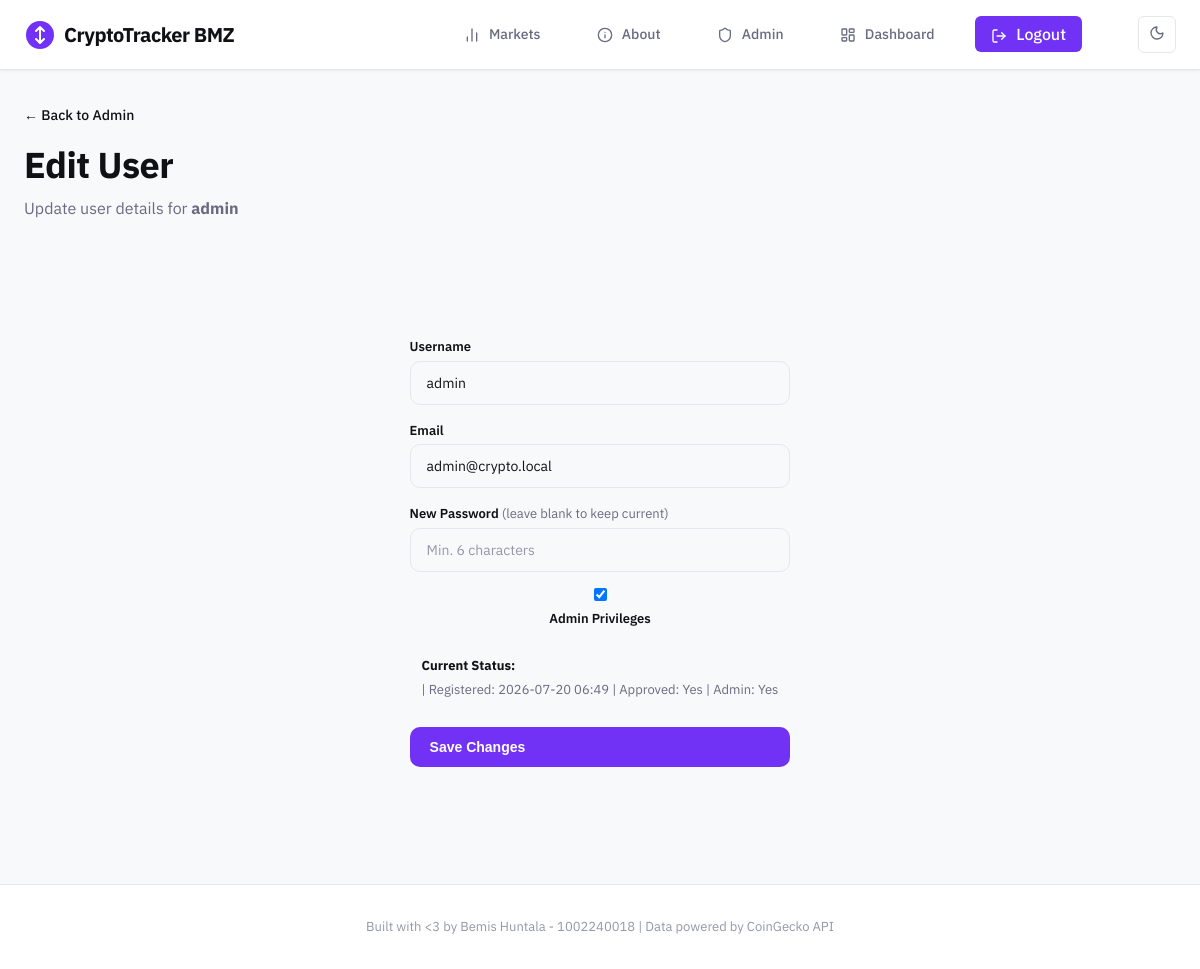
Page /admin/edit-user/2 (signed in) on the committed database.
### models.py (models this page shows, shortened)
class User(UserMixin, db.Model):
    __tablename__ = "user"
    id = db.Column(db.Integer, primary_key=True)
    username = db.Column(db.String(30), unique=True, nullable=False, index=True)
    email = db.Column(db.String(120), unique=True, nullable=False, index=True)
    password_hash = db.Column(db.String(256), nullable=False)
    is_admin = db.Column(db.Boolean, default=False, nullable=False)
    is_approved = db.Column(db.Boolean, default=False, nullable=False)
    created_at = db.Column(db.DateTime, default=datetime.utcnow)
    watchlist = db.relationship(
        "Watchlist",
        back_populates="user",
        cascade="all, delete-orphan",
        lazy="dynamic",
    )

### app.py (the view, shortened to what this page needs)
    @app.route("/admin/edit-user/<int:user_id>", methods=["GET", "POST"])
    @admin_required
    def admin_edit_user(user_id: int):
        user = db.session.get(User, user_id)
        if not user:
            flash("User tidak ditemukan.", "error")
            return redirect(url_for("admin"))
        return render_template("admin_edit.html", edit_user=user)

### app.py (called while the page is built)
def create_app() -> Flask:
    app = Flask(__name__)
    app.config.from_object(Config)
    db.init_app(app)
    login_manager.init_app(app)
    csrf.init_app(app)
    logging.basicConfig(
        level=logging.INFO,
        format="%(asctime)s %(levelname)s %(name)s: %(message)s",
    )
    login_manager.login_view = "login"
    login_manager.login_message = "Silakan login terlebih dahulu."
    @login_manager.user_loader
    def load_user(user_id):
        return db.session.get(User, int(user_id))
    register_error_handlers(app)
    register_routes(app)
    with app.app_context():
        db.create_all()
        ensure_default_admin(app)
    return app

### templates/admin_edit.html (shortened to what this page needs)
{% extends "base.html" %}
{% block content %}
<div class="page-header">
    <a href="{{ url_for('admin') }}" class="back-link">
        ← Back to Admin
    </a>
    <h1 class="page-title">Edit User</h1>
    <p class="page-subtitle">Update user details for <strong>{{ edit_user.username }}</strong></p>
</div>
<div class="auth-container" style="max-width: 500px; margin: 0 auto;">
    <form method="POST" class="auth-form">
        <div class="form-group">
            <label for="username">Username</label>
            <input type="text" id="username" name="username"
                   value="{{ edit_user.username }}"
                   minlength="3" required>
        </div>
        <div class="form-group">
            <label for="email">Email</label>
            <input type="email" id="email" name="email"
                   value="{{ edit_user.email }}"
                   required>
        </div>
        <div class="form-group">
            <label for="password">New Password <span style="color: var(--text-secondary); font-weight: normal;">(leave blank to keep current)</span></label>
            <input type="password" id="password" name="password"
                   placeholder="Min. 6 characters"
                   minlength="6">
        </div>
        <div class="form-group" style="display: flex; align-items: center; gap: 8px;">
            <input type="checkbox" id="make_admin" name="make_admin"
                   style="width: auto;"
                   {% if edit_user.is_admin %}checked{% endif %}>
            <label for="make_admin" style="margin: 0;">Admin Privileges</label>
        </div>
        <div class="form-group" style="background: var(--card-bg); padding: 12px; border-radius: 8px; font-size: 13px;">
            <strong>Current Status:</strong>
            <span style="color: var(--text-secondary);">
                | Registered: {{ edit_user.created_at.strftime('%Y-%m-%d %H:%M') if edit_user.created_at else 'N/A' }}
                | Approved: {{ 'Yes' if edit_user.is_approved else 'No' }}
                | Admin: {{ 'Yes' if edit_user.is_admin else 'No' }}
            </span>
        </div>
        <button type="submit" class="btn btn-primary" style="width: 100%;">
            Save Changes
        </button>
    </form>
</div>
{% endblock %}

### static/css/style.css (style rules this page uses)
:root, :root.light { --white: #fff; --black: #101114; --border: #dedee5; --gray: #686b82; --silver: #9497a9; --purple: #7132f5; --purple-dark: #5741d8; --purple-subtle: rgba(133, 91, 251, 0.1); --green-text: #026b3f; --green: rgba(20, 158, 97, 0.12); --red-text: #dc2626; --red: rgba(220, 38, 38, 0.08); --bg-primary: #f8f9fb; --bg-secondary: #ffffff; --bg-card: #ffffff; --bg-hover: #f3f4f7; --text-primary: #101114; --text-secondary: #686b82; --text-muted: #9497a9; --border-light: #e5e7eb; --space-xs: 4px; --space-sm: 8px; --space-md: 16px; --space-lg: 24px; --space-xl: 32px; --space-2xl: 48px; --radius-sm: 6px; --radius-md: 10px; --radius-lg: 16px; --transition: 150ms ease; }
* { margin: 0; padding: 0; box-sizing: border-box; }
body { font-family: 'IBM Plex Sans', Helvetica, Arial, sans-serif; background-color: var(--bg-primary); color: var(--text-primary); line-height: 1.5; min-height: 100vh; display: flex; flex-direction: column; }
a { color: inherit; text-decoration: none; }
.page-header { margin-bottom: var(--space-xl); }
.page-title { font-size: 36px; font-weight: 700; letter-spacing: -0.5px; color: var(--black); margin-bottom: var(--space-xs); }
.page-subtitle { color: var(--text-secondary); font-size: 16px; }
.btn { padding: 12px 20px; border-radius: var(--radius-md); font-size: 14px; font-weight: 600; cursor: pointer; transition: all var(--transition); border: none; text-decoration: none; display: inline-flex; align-items: center; gap: var(--space-xs); }
.btn-primary { background: var(--purple); color: var(--white); }
.back-link { display: inline-flex; align-items: center; gap: var(--space-xs); margin-bottom: var(--space-xl); color: var(--text-secondary); font-size: 14px; font-weight: 500; }
.auth-container { display: flex; justify-content: center; align-items: center; min-height: calc(100vh - 200px); padding: var(--space-xl) 0; }
.auth-form { display: flex; flex-direction: column; gap: var(--space-md); }
.auth-form .form-group { display: flex; flex-direction: column; gap: var(--space-xs); }
.auth-form label { font-size: 13px; font-weight: 600; color: var(--text-primary); }
.auth-form input { padding: 12px 16px; background: var(--bg-primary); border: 1px solid var(--border-light); border-radius: var(--radius-md); color: var(--text-primary); font-size: 14px; font-family: inherit; outline: none; transition: border-color var(--transition), box-shadow var(--transition); }
.auth-form input::placeholder { color: var(--text-muted); }

### templates/admin_edit.html (style rules this page uses)
.back-link { display: inline-block; margin-bottom: 12px; color: var(--primary); text-decoration: none; font-size: 14px; }

### rows in the picture
User: username "admin", email "admin@crypto.local", is_admin "☑", created_at "2026-07-20 06:49", is_approved "Yes", is_admin "Yes"
